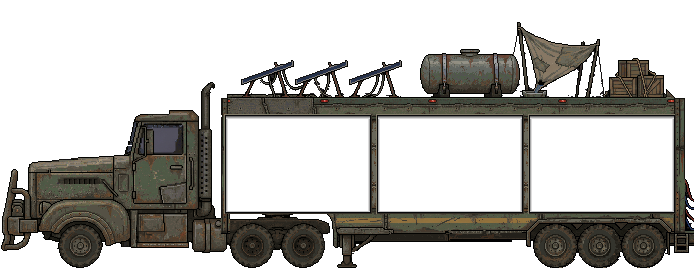
#> input picture assets/vehicles/road_train_v3/body_f1.png, 694 x 268 px; its folder holds 6 pictures in this run
$ python build.py
#> lines starting #> are read from the running program, lines starting #| are printed output that depends on the picture
#!/usr/bin/env python3
"""MV-762: cut the APPROVED road train exterior mods (MV-748, /mnt/project-files/designs/road-train-mods/approved/, see its
README) into game layers for ShellMods (MV-760): assets/vehicles/road_train_v3/mods/<id>_L<n>.png (trimmed RGBA) + mods.json.

Coordinates are shell pixels at 2 decks (_base_floors 2). The tractor + chassis are bottom-aligned, so "body" parts move
112 px per deck (a "<n>@1" override covers the 1-deck body); the roofs keep the same rows at every deck count ("roof").
Ids: body shell  spike_ram, armor_plates (cab), armor_rail (L2-3, lead trailer side rail), fuel_tanks, solar_covers,
                 rad_shield, heater, suspension (drawn behind the tyres by AmbulanceMotion, not by ShellMods)
     trailer     roof_turret (rear of the roof, stock tyres + cans cleared: "_clear_turret"), solar_covers_t, suspension_t
     both        offroad_wheels_spin_L<n>.png = 48-frame tyre strips replacing wheel_spin.png (MV-759 base).
Opaque design canvases (ram, armour, solar) are cut by diffing against the same crop of the stock shell.
  python3 tools/art/road_train_mods/build.py
"""
import json, os
from PIL import Image

REPO = os.path.abspath(os.path.join(os.path.dirname(__file__), "../../.."))
SH = os.path.join(REPO, "assets/vehicles/road_train_v3/")
OUT = SH + "mods/"
A = "/mnt/project-files/designs/road-train-mods/approved/"
BG = (38, 36, 42, 255)
F1_TO_F2 = 112                                     # body_f1 -> body_f2 rows (bottom-aligned tractor/chassis)


def stock(f, box, pad=0):
#> called with f = 'body_f1.png', box = (0, 112, 176, 268), pad = 48
    sh = Image.open(SH + f).convert("RGBA")
#> sh is the input picture: PIL image 694x268 RGBA; mean R, G, B, A 22.8, 21.4, 17.8, 90.5
    c = Image.new("RGBA", (box[2] - box[0] + pad, box[3] - box[1]), BG); c.alpha_composite(sh.crop(box), (pad, 0)); return c
#> after `c = Image.new('RGBA', (box[2] - box[0] + pad, box[3] - box[1]), BG)`:
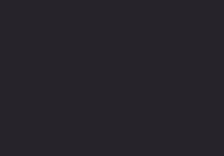
#> c: PIL image 224x156 RGBA; mean R, G, B, A 38, 36, 42, 255
#> after `c.alpha_composite(sh.crop(box), (pad, 0))`:
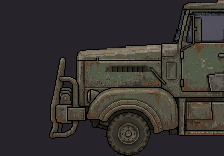
#> c: PIL image 224x156 RGBA; mean R, G, B, A 54, 50.9, 48.5, 255


def diff(path, base):
    """pixels of an opaque design canvas that differ from the stock canvas -> trimmed layer + its offset in the canvas"""
    im = Image.open(path).convert("RGBA"); a, b = im.load(), base.load(); out = Image.new("RGBA", im.size); o = out.load()
    for y in range(im.height):
        for x in range(im.width):
            if a[x, y][:3] != b[x, y][:3] and a[x, y][3]:
                o[x, y] = a[x, y][:3] + (255,)
    bb = out.getbbox(); return out.crop(bb), bb[0], bb[1]


def trim(path):
    im = Image.open(path).convert("RGBA"); bb = im.getbbox(); return im.crop(bb), bb[0], bb[1]


meta = {"_deck_h": 112, "_base_floors": 2,
        "_clear_turret": [386, 20, 83, 52]}       # trailer rows of the stock tyre stack + jerry cans hidden under the turret


def put(mid, lv, im, x, y, anchor):
    im.save(OUT + f"{mid}_L{lv}.png")
    m = meta.setdefault(mid, {"anchor": anchor}); m[str(lv)] = [x, y]
    if anchor == "body":
        m[f"{lv}@1"] = [x, y - F1_TO_F2]
    print(mid, lv, im.size, (x, y))


if __name__ == "__main__":
    os.makedirs(OUT, exist_ok=True)
    ram0 = stock("body_f1.png", (0, 112, 176, 268), pad=48)
    arm0 = stock("body_f1.png", (10, 125, 210, 246))
#> call 2 of stock, with f = 'body_f1.png', box = (10, 125, 210, 246), pad = 0
#> in stock (call 2), `c = Image.new('RGBA', (box[2] - box[0] + pad, box[3] - box[1]), BG)`:
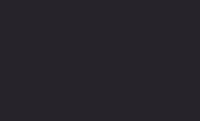
#> c: PIL image 200x121 RGBA; mean R, G, B, A 38, 36, 42, 255
#> in stock (call 2), `c.alpha_composite(sh.crop(box), (pad, 0))`:
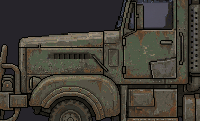
#> c: PIL image 200x121 RGBA; mean R, G, B, A 64.1, 60.4, 52.8, 255
    for L in (1, 2, 3):
#> (the run stopped early here; a loop or call above may not have finished)
